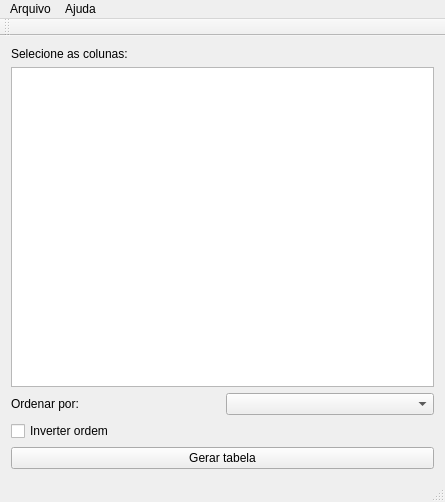
<?xml version="1.0" encoding="UTF-8"?>
<ui version="4.0">
 <class>MainWindow</class>
 <widget class="QMainWindow" name="MainWindow">
  <property name="geometry">
   <rect>
    <x>0</x>
    <y>0</y>
    <width>445</width>
    <height>502</height>
   </rect>
  </property>
  <property name="windowTitle">
   <string>Seleção de colunas</string>
  </property>
  <property name="locale">
   <locale language="Portuguese" country="Brazil"/>
  </property>
  <widget class="QWidget" name="centralWidget">
   <layout class="QVBoxLayout" name="verticalLayout_3">
    <item>
     <layout class="QVBoxLayout" name="verticalLayout_2">
      <item>
       <widget class="QLabel" name="label">
        <property name="text">
         <string>Selecione as colunas:</string>
        </property>
       </widget>
      </item>
      <item>
       <widget class="QListView" name="listView_columns"/>
      </item>
     </layout>
    </item>
    <item>
     <layout class="QVBoxLayout" name="verticalLayout">
      <item>
       <layout class="QHBoxLayout" name="horizontalLayout">
        <item>
         <widget class="QLabel" name="label_2">
          <property name="text">
           <string>Ordenar por:</string>
          </property>
         </widget>
        </item>
        <item>
         <widget class="QComboBox" name="comboBox"/>
        </item>
       </layout>
      </item>
      <item>
       <widget class="QCheckBox" name="checkBox">
        <property name="text">
         <string>Inverter ordem</string>
        </property>
       </widget>
      </item>
     </layout>
    </item>
    <item>
     <widget class="QPushButton" name="pushButton_gerar">
      <property name="text">
       <string>Gerar tabela</string>
      </property>
     </widget>
    </item>
   </layout>
   <zorder>listView_columns</zorder>
   <zorder>label</zorder>
   <zorder>label_2</zorder>
   <zorder>comboBox</zorder>
   <zorder>checkBox</zorder>
   <zorder>label_2</zorder>
   <zorder>pushButton_gerar</zorder>
  </widget>
  <widget class="QMenuBar" name="menuBar">
   <property name="geometry">
    <rect>
     <x>0</x>
     <y>0</y>
     <width>445</width>
     <height>21</height>
    </rect>
   </property>
   <widget class="QMenu" name="menuArquivo">
    <property name="locale">
     <locale language="Portuguese" country="Brazil"/>
    </property>
    <property name="title">
     <string>Arquivo</string>
    </property>
    <addaction name="actionAbrir"/>
    <addaction name="separator"/>
    <addaction name="actionSair"/>
   </widget>
   <widget class="QMenu" name="menuAjuda">
    <property name="locale">
     <locale language="Portuguese" country="Brazil"/>
    </property>
    <property name="title">
     <string>Ajuda</string>
    </property>
    <addaction name="actionSobre"/>
   </widget>
   <addaction name="menuArquivo"/>
   <addaction name="menuAjuda"/>
  </widget>
  <widget class="QToolBar" name="mainToolBar">
   <attribute name="toolBarArea">
    <enum>TopToolBarArea</enum>
   </attribute>
   <attribute name="toolBarBreak">
    <bool>false</bool>
   </attribute>
  </widget>
  <widget class="QStatusBar" name="statusBar"/>
  <action name="actionAbrir">
   <property name="text">
    <string>Abrir</string>
   </property>
   <property name="shortcut">
    <string>Ctrl+O</string>
   </property>
  </action>
  <action name="actionSair">
   <property name="text">
    <string>Sair</string>
   </property>
   <property name="shortcut">
    <string>Ctrl+Q</string>
   </property>
  </action>
  <action name="actionSobre">
   <property name="text">
    <string>Sobre...</string>
   </property>
   <property name="shortcut">
    <string>F1</string>
   </property>
  </action>
 </widget>
 <layoutdefault spacing="6" margin="11"/>
 <resources/>
 <connections/>
</ui>
